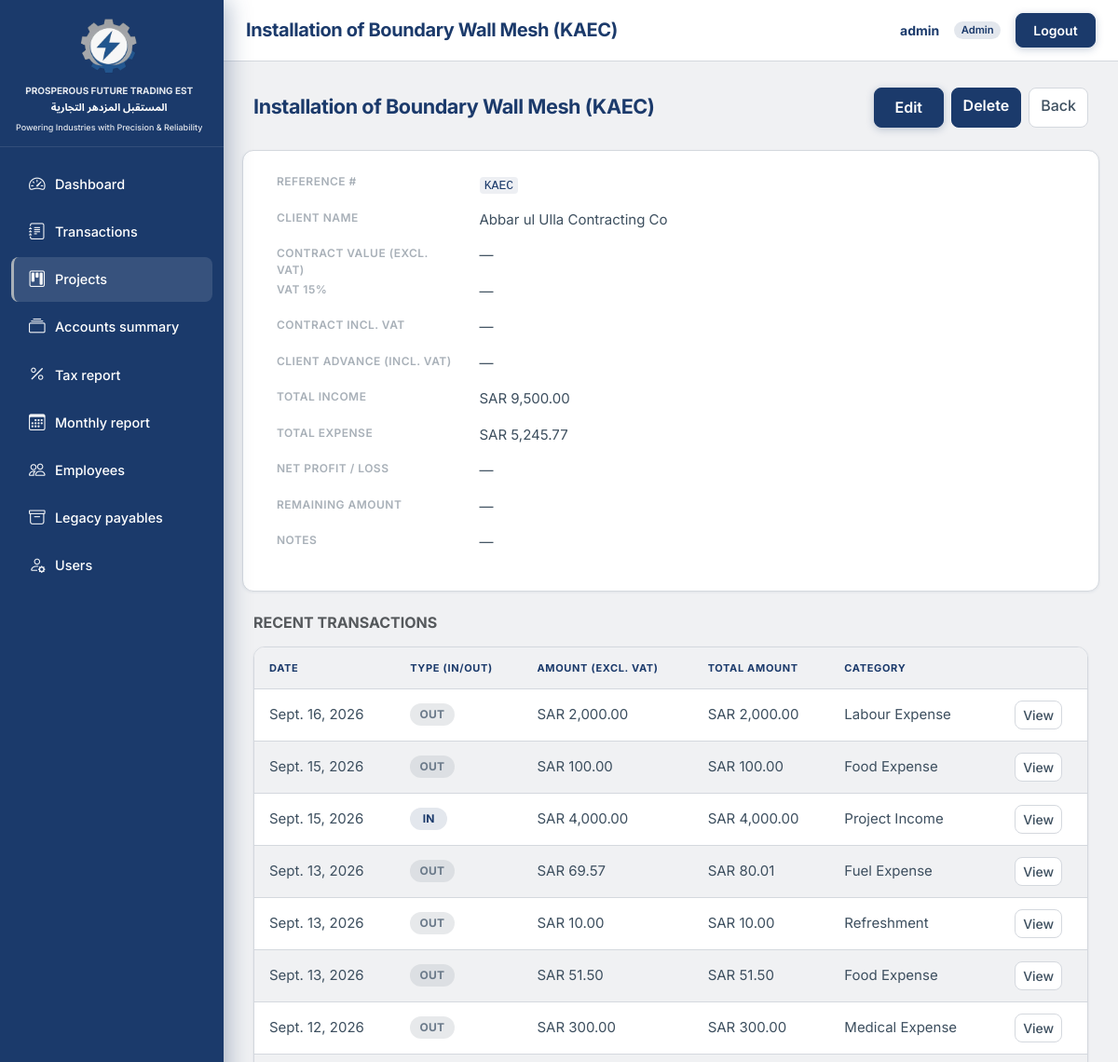
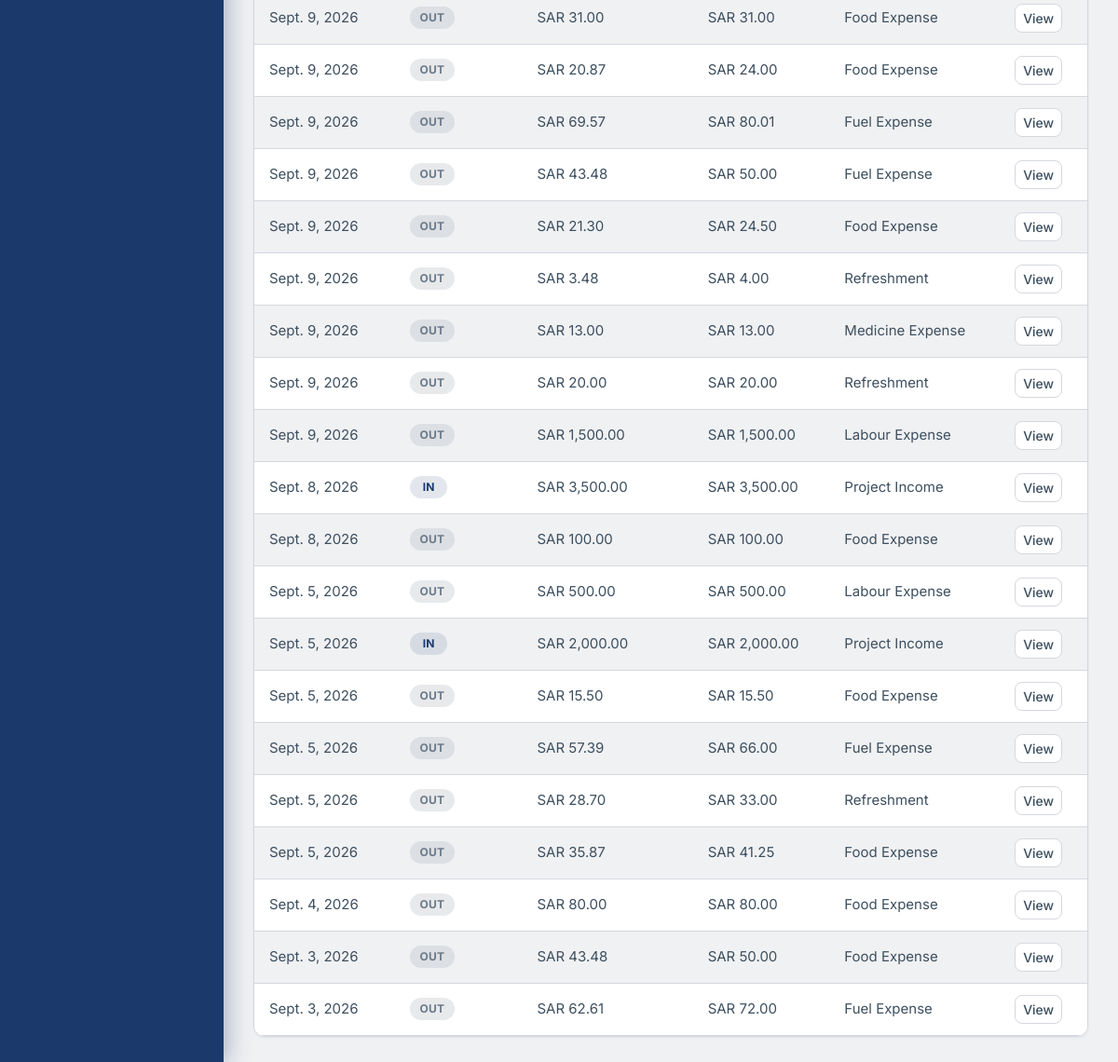
/projects/ref/KAEC/ (signed in), run on the app's committed database (2 pictures, top to bottom).
### projects/models.py (models this page shows, shortened)
class Project(models.Model):
    reference_number = models.CharField(
        max_length=64,
        unique=True,
        db_index=True,
        verbose_name="Reference #",
    )
    name = models.CharField(max_length=255, unique=True)
    client_name = models.CharField(max_length=255, blank=True)
    contract_value_excl_vat = models.DecimalField(
        max_digits=14, decimal_places=2, null=True, blank=True
    )
    advance_amount_incl_vat = models.DecimalField(
        max_digits=14,
        decimal_places=2,
        null=True,
        blank=True,
        verbose_name="Client advance (incl. VAT)",
        help_text="Optional. Leave blank if client pays no advance.",
    )
    notes = models.TextField(blank=True)
    class Meta:
        ordering = ["name"]
    @property
    def vat_15(self):
        if self.contract_value_excl_vat is None:
            return None
        return (self.contract_value_excl_vat * Decimal("0.15")).quantize(Decimal("0.01"))
    @property
    def contract_incl_vat(self):
        if self.contract_value_excl_vat is None or self.vat_15 is None:
            return None
        return self.contract_value_excl_vat + self.vat_15

### accounts/models.py (models this page shows, shortened)
class User(AbstractBaseUser, PermissionsMixin):
    email = models.EmailField(unique=True)
    full_name = models.CharField(max_length=255, blank=True)
    role = models.CharField(max_length=20, choices=Role.choices, default=Role.VIEWER)
    is_staff = models.BooleanField(default=False)
    is_active = models.BooleanField(default=True)
    date_joined = models.DateTimeField(default=timezone.now)
    objects = UserManager()
    USERNAME_FIELD = "email"
    REQUIRED_FIELDS = []
    class Meta:
        ordering = ["email"]
    @property
    def display_name(self):
        name = (self.full_name or "").strip()
        if name:
            return name
        return self.email.split("@")[0] if self.email else ""

### transactions/models.py (models this page shows, shortened)
class Transaction(models.Model):
    reference_number = models.CharField(
        max_length=64,
        unique=True,
        db_index=True,
        verbose_name="Reference #",
    )
    date = models.DateField(db_index=True)
    description = models.CharField(max_length=500, blank=True)
    flow_type = models.CharField(max_length=3, choices=FlowType.choices, db_index=True)
    amount_excl_vat = models.DecimalField(max_digits=14, decimal_places=2)
    account = models.CharField(
        max_length=64,
        db_index=True,
        choices=LedgerAccount.choices,
    )
    category = models.CharField(max_length=128, db_index=True)
    project = models.ForeignKey(
        "projects.Project",
        null=True,
        blank=True,
        on_delete=models.SET_NULL,
        related_name="transactions",
    )
    qty = models.DecimalField(max_digits=14, decimal_places=4, null=True, blank=True)
    rate = models.DecimalField(max_digits=14, decimal_places=4, null=True, blank=True)
    party_name = models.CharField(max_length=255, blank=True)
    party_type = models.CharField(
        max_length=64,
        blank=True,
        null=True,
        choices=PartyType.choices,
    )
    invoice_number = models.CharField(max_length=128, blank=True)
    tax_percent = models.DecimalField(max_digits=6, decimal_places=2, null=True, blank=True)
    tax_amount = models.DecimalField(max_digits=14, decimal_places=2, null=True, blank=True)
    total_amount = models.DecimalField(max_digits=14, decimal_places=2, null=True, blank=True)
    payment_status = models.CharField(
        max_length=64,
        blank=True,
        choices=PaymentStatus.choices,
    )
    notes = models.TextField(blank=True)
    created_at = models.DateTimeField(auto_now_add=True)
    updated_at = models.DateTimeField(auto_now=True)
    class Meta:
        ordering = ["-date", "-pk"]
        indexes = [
            models.Index(fields=["date", "flow_type"]),
            models.Index(fields=["account", "flow_type"]),
        ]

### projects/views.py (the view)
class ProjectDetailView(SessionAuthenticatedMixin, DetailView):
    model = Project
    template_name = "projects/project_detail.html"
    context_object_name = "project"
    def get_object(self, queryset=None):
        if queryset is None:
            queryset = self.get_queryset()
        ref = self.kwargs.get("reference_number")
        if ref:
            return get_object_or_404(queryset, reference_number__iexact=ref.strip())
        return super().get_object(queryset)
    def get_context_data(self, **kwargs):
        ctx = super().get_context_data(**kwargs)
        p = self.object
        qs = p.transactions.select_related("project").order_by("-date", "-pk")
        ctx["transactions"] = qs[:100]
        ti = (
            p.transactions.filter(flow_type=FlowType.IN)
            .filter(paid_status_q())
            .aggregate(s=Sum("total_amount"))["s"]
            or Decimal("0")
        )
        te = (
            p.transactions.filter(flow_type=FlowType.OUT).aggregate(s=Sum("total_amount"))[
                "s"
            ]
            or Decimal("0")
        )
        ctx["total_income_paid"] = ti
        ctx["total_expense"] = te
        if p.contract_value_excl_vat is not None:
            ctx["net_profit"] = p.contract_value_excl_vat - te
        else:
            ctx["net_profit"] = None
        if p.contract_incl_vat is not None:
            ctx["remaining_display"] = p.contract_incl_vat - ti
        else:
            ctx["remaining_display"] = None
        return ctx

### TradingEST/context_processors.py (called while the page is built)
def brand(_request):
    return {
        "brand_name_ar": BRAND_NAME_AR,
        "brand_name_en": BRAND_NAME_EN,
        "brand_tagline": BRAND_TAGLINE,
    }

### TradingEST/formatting.py (called while the page is built)
def _to_decimal(value) -> Decimal | None:
    if value is None or value == "":
        return None
    try:
        d = value if isinstance(value, Decimal) else Decimal(str(value))
        return d.quantize(_TWOPLACES, rounding=ROUND_HALF_UP)
    except (InvalidOperation, TypeError, ValueError):
        return None

def format_number(value) -> str | None:
    d = _to_decimal(value)
    if d is None:
        return None
    return f"{d:,.2f}"

def format_sar(value) -> str | None:
    n = format_number(value)
    if n is None:
        return None
    return f"SAR {n}"

### TradingEST/templatetags/te_format.py (called while the page is built)
@register.filter
def sar(value):
    out = format_sar(value)
    return out if out is not None else "—"

### accounts/mixins.py (called while the page is built)
    def dispatch(self, request, *args, **kwargs):
        if not request.user.is_authenticated:
            return HttpResponseRedirect(self.resolve_redirect(request))
        return super().dispatch(request, *args, **kwargs)

### reports/services.py (called while the page is built)
def paid_status_q(prefix: str = "") -> Q:
    key = f"{prefix}payment_status__iexact"
    return Q(**{key: PaymentStatus.PAID.value})

### templates/projects/project_detail.html (shortened to what this page needs)
{% extends "base.html" %}
{% block header_title %}{{ project.name }}{% endblock %}
{% block content %}
<div class="te-page-heading-row">
  <h1>{{ project.name }}</h1>
  <div class="d-flex flex-wrap gap-2">
    {% if user.role == 'admin' or user.role == 'accountant' %}
    <a class="btn te-btn-gradient" href="{% url 'projects:edit' project.pk %}">Edit</a>
    <a class="btn te-btn-danger" href="{% url 'projects:delete' project.pk %}">Delete</a>
    {% endif %}
    <a class="btn te-btn-secondary" href="{% url 'projects:list' %}">Back</a>
  </div>
</div>
<dl class="row te-dl-card mb-4">
  <dt class="col-sm-3">Reference #</dt><dd class="col-sm-9"><code>{{ project.reference_number }}</code></dd>
  <dt class="col-sm-3">Client Name</dt><dd class="col-sm-9">{{ project.client_name }}</dd>
  <dt class="col-sm-3">Contract Value (Excl. VAT)</dt><dd class="col-sm-9">{{ project.contract_value_excl_vat|sar }}</dd>
  <dt class="col-sm-3">VAT 15%</dt><dd class="col-sm-9">{{ project.vat_15|sar }}</dd>
  <dt class="col-sm-3">Contract Incl. VAT</dt><dd class="col-sm-9">{{ project.contract_incl_vat|sar }}</dd>
  <dt class="col-sm-3">Client advance (incl. VAT)</dt>
  <dd class="col-sm-9">
    {% if project.advance_amount_incl_vat is not None %}
      {{ project.client_advance_display }}
      {% if project.advance_percent_of_contract %}
      <span class="text-muted small">({{ project.advance_percent_of_contract|num }}% of contract incl. VAT)</span>
      {% endif %}
    {% else %}
      —
    {% endif %}
  </dd>
  <dt class="col-sm-3">Total Income</dt><dd class="col-sm-9">{{ total_income_paid|default:0|sar }}</dd>
  <dt class="col-sm-3">Total Expense</dt><dd class="col-sm-9">{{ total_expense|default:0|sar }}</dd>
  <dt class="col-sm-3">Net Profit / Loss</dt><dd class="col-sm-9">{{ net_profit|sar }}</dd>
  <dt class="col-sm-3">Remaining Amount</dt><dd class="col-sm-9">{{ remaining_display|sar }}</dd>
  <dt class="col-sm-3">Notes</dt><dd class="col-sm-9">{{ project.notes|default:"—"|linebreaks }}</dd>
</dl>
<h2 class="h6 text-muted text-uppercase fw-bold mb-3">Recent transactions</h2>
{% if transactions %}
<div class="te-table-card">
  <div class="table-responsive">
    <table class="table table-sm mb-0 align-middle">
      <thead><tr><th>Date</th><th>Type (IN/OUT)</th><th>Amount (Excl. VAT)</th><th>Total Amount</th><th>Category</th><th></th></tr></thead>
      <tbody>
        {% for t in transactions %}
        <tr>
          <td>{{ t.date }}</td>
          <td>{% include "partials/flow_badge.html" with flow=t.flow_type %}</td>
          <td>{{ t.amount_excl_vat|sar }}</td>
          <td>{{ t.total_amount|sar }}</td>
          <td>{{ t.category }}</td>
          <td><a class="btn btn-sm te-btn-secondary" href="{% url 'transactions:detail' t.pk %}">View</a></td>
        </tr>
        {% endfor %}
      </tbody>
    </table>
  </div>
</div>
{% else %}
<div class="te-page-card te-empty-state py-4">
  <i class="bi bi-journal-x"></i>
  <p class="mb-0">No transactions for this project.</p>
</div>
{% endif %}
{% endblock %}

### templates/base.html (shortened to what this page needs)
{% load static %}
<!DOCTYPE html>
<html lang="en">
<head>
  <link href="https://cdn.jsdelivr.net/npm/bootstrap@5.3.3/dist/css/bootstrap.min.css" rel="stylesheet"
>
  <link rel="stylesheet" href="https://cdn.jsdelivr.net/npm/bootstrap-icons@1.11.3/font/bootstrap-icons.min.css">
  <link rel="stylesheet" href="{% static 'css/app.css' %}">
</head>
<body class="te-app-body">
<div class="te-app-layout">
  <div class="te-app-main">
    <header class="te-topbar">
      <div class="te-topbar-desktop d-none d-md-flex w-100 align-items-center justify-content-between gap-3 min-w-0">
        <h1 class="te-topbar-title text-truncate mb-0 flex-grow-1 min-w-0">{% block header_title %}Dashboard{% endblock %}</h1>
        {% if user.is_authenticated %}
        <div class="te-topbar-actions flex-shrink-0">
          <span class="te-topbar-user d-none d-lg-inline">{{ user.display_name }}</span>
          {% if user.role == 'admin' %}
          <span class="badge rounded-pill badge-role-admin">{{ user.get_role_display }}</span>
          {% elif user.role == 'accountant' %}
          <span class="badge rounded-pill badge-role-accountant">{{ user.get_role_display }}</span>
          {% else %}
          <span class="badge rounded-pill badge-role-viewer">{{ user.get_role_display }}</span>
          {% endif %}
          <form action="{% url 'accounts:logout' %}" method="post" class="d-inline mb-0">
            <button type="submit" class="btn btn-sm te-btn-logout">Logout</button>
          </form>
        </div>
        {% endif %}
      </div>
    </header>
    <div class="te-content-wrap">
      {% block content %}{% endblock %}
    </div>
  </div>
  <aside id="teSidebar" class="te-sidebar" aria-label="Main navigation">
    <div class="te-sidebar-head">
      <div class="te-sidebar-logo">
        {% include "partials/sidebar_brand.html" %}
      </div>
    </div>
    <div class="te-sidebar-nav">
      {% include "partials/sidebar_nav.html" %}
    </div>
  </aside>
</div>
</body>
</html>

### templates/partials/flow_badge.html
{% if flow == "IN" %}
<span class="te-badge-flow te-badge-flow--in">IN</span>
{% else %}
<span class="te-badge-flow te-badge-flow--out">OUT</span>
{% endif %}

### data on the page
Project: name "Installation of Boundary Wall Mesh (KAEC)", reference_number "KAEC", client_name "Abbar ul Ulla Contracting Co", contract_value_excl_vat|sar "—", vat_15|sar "—", contract_incl_vat|sar "—", notes "—"
User: display_name "admin", role "Admin"
Transaction: date "Sept. 16, 2026", flow_type "OUT", amount_excl_vat|sar "SAR 2,000.00", total_amount|sar "SAR 2,000.00", category "Labour Expense"
Transaction: date "Sept. 15, 2026", flow_type "OUT", amount_excl_vat|sar "SAR 100.00", total_amount|sar "SAR 100.00", category "Food Expense"
Transaction: date "Sept. 15, 2026", flow_type "IN", amount_excl_vat|sar "SAR 4,000.00", total_amount|sar "SAR 4,000.00", category "Project Income"
Transaction: date "Sept. 13, 2026", flow_type "OUT", amount_excl_vat|sar "SAR 69.57", total_amount|sar "SAR 80.01", category "Fuel Expense"
Transaction: date "Sept. 13, 2026", flow_type "OUT", amount_excl_vat|sar "SAR 10.00", total_amount|sar "SAR 10.00", category "Refreshment"
Transaction: date "Sept. 13, 2026", flow_type "OUT", amount_excl_vat|sar "SAR 51.50", total_amount|sar "SAR 51.50", category "Food Expense"
Transaction: date "Sept. 12, 2026", flow_type "OUT", amount_excl_vat|sar "SAR 300.00", total_amount|sar "SAR 300.00", category "Medical Expense"
Transaction: date "Sept. 9, 2026", flow_type "OUT", amount_excl_vat|sar "SAR 31.00", total_amount|sar "SAR 31.00", category "Food Expense"
Transaction: date "Sept. 9, 2026", flow_type "OUT", amount_excl_vat|sar "SAR 20.87", total_amount|sar "SAR 24.00", category "Food Expense"
Transaction: date "Sept. 9, 2026", flow_type "OUT", amount_excl_vat|sar "SAR 69.57", total_amount|sar "SAR 80.01", category "Fuel Expense"
Transaction: date "Sept. 9, 2026", flow_type "OUT", amount_excl_vat|sar "SAR 43.48", total_amount|sar "SAR 50.00", category "Fuel Expense"
Transaction: date "Sept. 9, 2026", flow_type "OUT", amount_excl_vat|sar "SAR 21.30", total_amount|sar "SAR 24.50", category "Food Expense"
Transaction: date "Sept. 9, 2026", flow_type "OUT", amount_excl_vat|sar "SAR 3.48", total_amount|sar "SAR 4.00", category "Refreshment"
Transaction: date "Sept. 9, 2026", flow_type "OUT", amount_excl_vat|sar "SAR 13.00", total_amount|sar "SAR 13.00", category "Medicine Expense"
Transaction: date "Sept. 9, 2026", flow_type "OUT", amount_excl_vat|sar "SAR 20.00", total_amount|sar "SAR 20.00", category "Refreshment"
Transaction: date "Sept. 9, 2026", flow_type "OUT", amount_excl_vat|sar "SAR 1,500.00", total_amount|sar "SAR 1,500.00", category "Labour Expense"
Transaction: date "Sept. 8, 2026", flow_type "IN", amount_excl_vat|sar "SAR 3,500.00", total_amount|sar "SAR 3,500.00", category "Project Income"
Transaction: date "Sept. 8, 2026", flow_type "OUT", amount_excl_vat|sar "SAR 100.00", total_amount|sar "SAR 100.00", category "Food Expense"
Transaction: date "Sept. 5, 2026", flow_type "OUT", amount_excl_vat|sar "SAR 500.00", total_amount|sar "SAR 500.00", category "Labour Expense"
Transaction: date "Sept. 5, 2026", flow_type "IN", amount_excl_vat|sar "SAR 2,000.00", total_amount|sar "SAR 2,000.00", category "Project Income"
Transaction: date "Sept. 5, 2026", flow_type "OUT", amount_excl_vat|sar "SAR 15.50", total_amount|sar "SAR 15.50", category "Food Expense"
Transaction: date "Sept. 5, 2026", flow_type "OUT", amount_excl_vat|sar "SAR 57.39", total_amount|sar "SAR 66.00", category "Fuel Expense"
Transaction: date "Sept. 5, 2026", flow_type "OUT", amount_excl_vat|sar "SAR 28.70", total_amount|sar "SAR 33.00", category "Refreshment"
Transaction: date "Sept. 5, 2026", flow_type "OUT", amount_excl_vat|sar "SAR 35.87", total_amount|sar "SAR 41.25", category "Food Expense"
Transaction: date "Sept. 4, 2026", flow_type "OUT", amount_excl_vat|sar "SAR 80.00", total_amount|sar "SAR 80.00", category "Food Expense"
Transaction: date "Sept. 3, 2026", flow_type "OUT", amount_excl_vat|sar "SAR 43.48", total_amount|sar "SAR 50.00", category "Food Expense"
Transaction: date "Sept. 3, 2026", flow_type "OUT", amount_excl_vat|sar "SAR 62.61", total_amount|sar "SAR 72.00", category "Fuel Expense"

### other printed values
{{ total_income_paid|default:0|sar }} "SAR 9,500.00"
{{ total_expense|default:0|sar }} "SAR 5,245.77"
{{ net_profit|sar }} "—"
{{ remaining_display|sar }} "—"
{{ brand_name_en }} "PROSPEROUS FUTURE TRADING EST"
{{ brand_name_ar }} "المستقبل المزدهر التجارية"
{{ brand_tagline }} "Powering Industries with Precision & Reliability"
